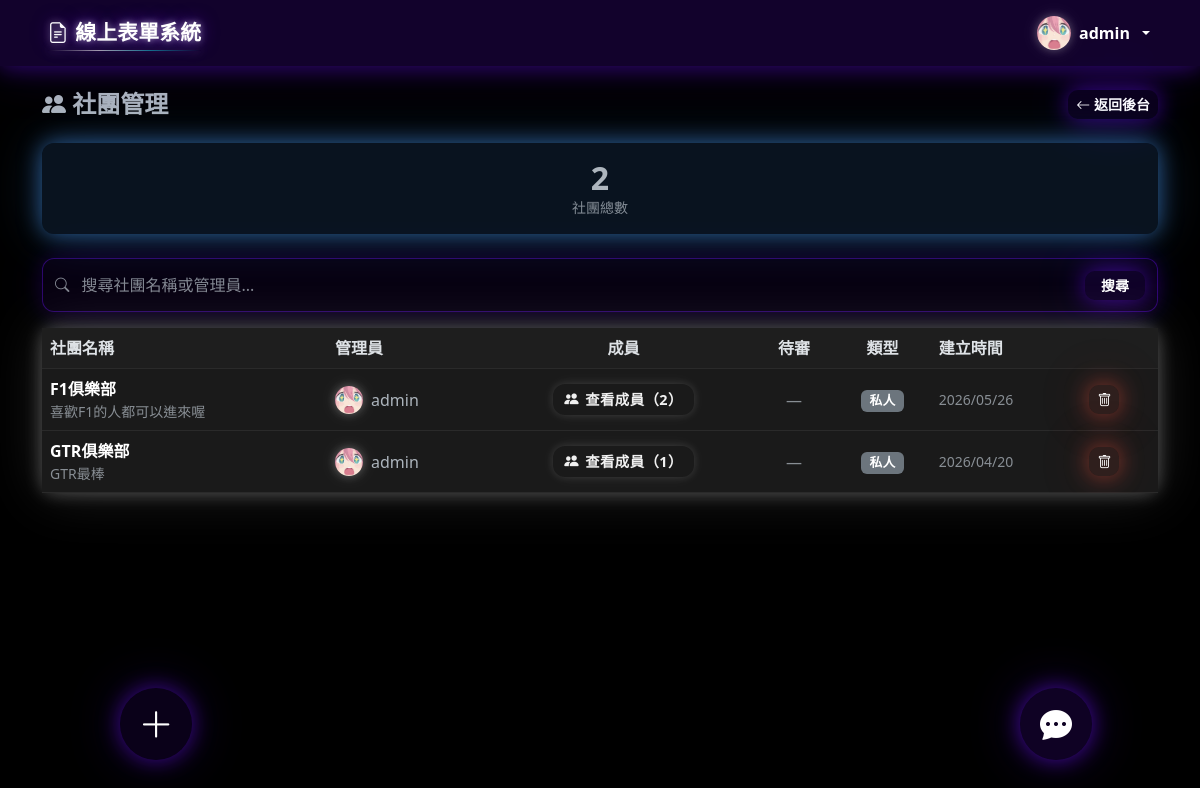
The app's page /admin/clubs.php (signed in) with its own data.
### tables this page shows
CREATE TABLE `users` (
  `id` int(11) NOT NULL AUTO_INCREMENT,
  `username` varchar(50) NOT NULL,
  `password` varchar(255) NOT NULL,
  `email` varchar(100) NOT NULL,
  `role` enum('admin','member') DEFAULT 'member',
  `group_id` int(11) DEFAULT NULL,
  `avatar` varchar(255) DEFAULT NULL,
  `profile_bg` varchar(255) DEFAULT NULL,
  `created_at` timestamp NOT NULL DEFAULT current_timestamp(),
  `bio` text DEFAULT NULL,
  `profile_bg_ratio` tinyint(4) NOT NULL DEFAULT 7,
  PRIMARY KEY (`id`),
  UNIQUE KEY `username` (`username`),
  UNIQUE KEY `email` (`email`),
  KEY `group_id` (`group_id`),
  CONSTRAINT `users_ibfk_1` FOREIGN KEY (`group_id`) REFERENCES `groups` (`id`) ON DELETE SET NULL
);

CREATE TABLE `clubs` (
  `id` int(11) NOT NULL AUTO_INCREMENT,
  `name` varchar(100) NOT NULL,
  `description` text DEFAULT NULL,
  `cover_image` varchar(255) DEFAULT NULL,
  `owner_id` int(11) NOT NULL,
  `is_public` tinyint(1) DEFAULT 1,
  `created_at` timestamp NOT NULL DEFAULT current_timestamp(),
  PRIMARY KEY (`id`)
);

### admin/clubs.php (the view, shortened to what this page needs)
<?php
require_once '../config/session.php';
require_once '../config/db.php';
require_once '../config/_admin_search.php';
$q = trim($_GET['q'] ?? '');
$like = '%' . $q . '%';
$stmt = mysqli_prepare($conn, "
    SELECT c.id, c.name, c.description, c.is_public, c.created_at, c.cover_image,
           u.username AS owner_name, u.avatar AS owner_avatar, u.id AS owner_id,
           (SELECT COUNT(*) FROM club_members cm WHERE cm.club_id = c.id AND cm.status = 'active') AS member_count,
           (SELECT COUNT(*) FROM club_members cm WHERE cm.club_id = c.id AND cm.status = 'pending') AS pending_count
    FROM clubs c
    JOIN users u ON c.owner_id = u.id
    WHERE c.name LIKE ? OR u.username LIKE ?
    ORDER BY c.created_at DESC
");
mysqli_stmt_bind_param($stmt, 'ss', $like, $like);
mysqli_stmt_execute($stmt);
$clubs = mysqli_stmt_get_result($stmt);
$total = mysqli_num_rows($clubs);
require_once '../config/header.php';
?>
<div class="d-flex align-items-center justify-content-between mb-4">
    <h4 class="fw-bold mb-0"><i class="bi bi-people-fill"></i> 社團管理</h4>
    <a href="<?= REL_BASE ?>admin/dashboard.php" class="btn btn-glow-primary btn-sm"><i class="bi bi-arrow-left"></i> 返回後台</a>
</div>
<div class="card mb-4 border-0 admin-stat-card stat-blue">
    <div class="card-body py-3 text-center">
        <h2 class="fw-bold mb-0"><?= $total ?></h2>
        <p class="mb-0 text-muted small">社團總數</p>
    </div>
</div>
<div class="card">
    <div class="table-responsive">
        <table class="table table-hover align-middle mb-0">
            <thead>
                <tr>
                    <th>社團名稱</th>
                    <th>管理員</th>
                    <th class="text-center">成員</th>
                    <th class="text-center">待審</th>
                    <th class="text-center">類型</th>
                    <th>建立時間</th>
                    <th></th>
                </tr>
            </thead>
            <tbody>
            <?php while ($club = mysqli_fetch_assoc($clubs)): ?>
                <tr data-admin-search="<?= htmlspecialchars(mb_strtolower($club['name'] . ' ' . $club['owner_name'])) ?>">
                    <td>
                        <a href="<?= REL_BASE ?>club.php?id=<?= $club['id'] ?>" target="_blank" class="fw-semibold text-decoration-none link-body-emphasis admin-search-target">
                            <?= adminSearchHighlight($club['name'], $q) ?>
                        </a>
                        <?php if ($club['description']): ?>
                        <div class="text-muted small"><?= htmlspecialchars(mb_substr($club['description'], 0, 40)) ?><?= mb_strlen($club['description']) > 40 ? '...' : '' ?></div>
                        <?php endif; ?>
                    </td>
                    <td>
                        <div class="d-flex align-items-center gap-2">
                            <?= renderAvatarDropdown($club['owner_name'], $club['owner_avatar'] ?? null, $club['owner_id'], 28, $_SESSION['user_id']) ?>
                            <span class="admin-search-target"><?= adminSearchHighlight($club['owner_name'], $q) ?></span>
                        </div>
                    </td>
                    <td class="text-center">
                        <div class="d-flex justify-content-center">
                            <button class="btn btn-glow-dark btn-sm btn-view-members" data-id="<?= $club['id'] ?>" data-count="<?= $club['member_count'] ?>" style="font-size:0.9rem;padding:0.28rem 0.7rem;">
                                <i class="bi bi-people-fill"></i> 查看成員（<?= $club['member_count'] ?>）
                            </button>
                        </div>
                    </td>
                    <td class="text-center">
                        <?php if ($club['pending_count'] > 0): ?>
                            <span class="badge bg-warning text-dark"><?= $club['pending_count'] ?></span>
                        <?php else: ?>
                            <span class="text-muted">—</span>
                        <?php endif; ?>
                    </td>
                    <td class="text-center">
                        <?php if ($club['is_public']): ?>
                            <span class="badge bg-success">公開</span>
                        <?php else: ?>
                            <span class="badge bg-secondary">私人</span>
                        <?php endif; ?>
                    </td>
                    <td class="small text-muted"><?= date('Y/m/d', strtotime($club['created_at'])) ?></td>
                    <td>
                        <form method="post" onsubmit="return confirm('確定刪除社團「<?= htmlspecialchars($club['name'], ENT_QUOTES) ?>」？此操作無法復原。')">
                            <button class="btn btn-glow-red btn-sm"><i class="bi bi-trash"></i></button>
                        </form>
                    </td>
                </tr>
            <?php endwhile; ?>
            </tbody>
        </table>
    </div>
</div>
<?php require_once '../config/footer.php'; ?>

### config/header.php (shortened to what this page needs)
<?php
require_once __DIR__ . '/session.php';
?>
<!DOCTYPE html>
<html lang="zh-TW" id="html-root">
<head>
    <link rel="stylesheet" href="https://cdn.jsdelivr.net/npm/bootstrap@5.3.0/dist/css/bootstrap.min.css">
    <link rel="stylesheet" href="https://cdn.jsdelivr.net/npm/bootstrap-icons@1.10.5/font/bootstrap-icons.css">
    <link rel="stylesheet" href="<?= REL_BASE ?>css/style.css?v=<?= filemtime($_SERVER['DOCUMENT_ROOT'] . APP_BASE . '/css/style.css') ?>">
    <link rel="stylesheet" href="https://cdn.quilljs.com/1.3.7/quill.snow.css">
</head>
<body>
<nav class="navbar navbar-expand-lg navbar-dark bg-primary sticky-top">
    <div class="container">
        <a class="navbar-brand site-brand-neon fw-bold" href="<?= REL_BASE ?>index.php">
            <i class="bi bi-file-earmark-text"></i> 線上表單系統
        </a>
        <div class="collapse navbar-collapse" id="navbarNav">
            <ul class="navbar-nav align-items-center">
                <?php if (isLoggedIn()):
                    $uid = $_SESSION['user_id'];
                    $nav_avatar = null;
                    if (isset($conn)) {
                        $nav_row = mysqli_fetch_assoc(mysqli_query($conn, "SELECT avatar FROM users WHERE id = $uid"));
                        $nav_avatar = $nav_row['avatar'] ?? null;
                    }
                ?>
                <li class="nav-item dropdown">
                    <a class="nav-link dropdown-toggle d-flex align-items-center gap-2 py-2" href="#" data-bs-toggle="dropdown" data-bs-auto-close="outside">
                        <?php if (!empty($nav_avatar)): ?>
                            <img src="<?= htmlspecialchars(assetUrl($nav_avatar)) ?>" class="site-avatar"
                                 style="width:34px;height:34px;border-radius:50%;object-fit:cover;" alt="">
                        <?php endif; ?>
                        <span class="fw-semibold" style="font-size:1rem;"><?= htmlspecialchars($_SESSION['username']) ?></span>
                    </a>
                </li>
                <?php endif; ?>
            </ul>
        </div>
    </div>
</nav>
<div class="container mt-4">

### config/session.php (shortened to what this page needs)
<?php
function isLoggedIn() {
    return isset($_SESSION['user_id']);
}
function assetUrl($path) {
    if (strpos($path, '/uploads/') === 0) {
        return APP_BASE . $path;
    }
    return $path;
}
function renderAvatar($username, $avatar = null, $size = 36) {
    $s = "width:{$size}px;height:{$size}px;border-radius:50%;flex-shrink:0;";
    if (!empty($avatar)) {
        return '<img src="' . htmlspecialchars(assetUrl($avatar)) . '" class="site-avatar" style="' . $s . 'object-fit:cover;" alt="">';
    }
    $fs = round($size * 0.44);
    $initial = htmlspecialchars(mb_strtoupper(mb_substr($username, 0, 1)));
    return '<span class="site-avatar" style="' . $s . 'background:var(--bs-primary,#0d6efd);color:var(--bs-primary-text,#fff);display:inline-flex;align-items:center;justify-content:center;font-weight:700;font-size:' . $fs . 'px;">' . $initial . '</span>';
}
function renderAvatarDropdown($username, $avatar, $uid, $size = 36, $cur_uid = 0) {
    $avatar_html = renderAvatar($username, $avatar, $size);
    $uid_int     = intval($uid);
    $show_chat   = ($cur_uid && intval($cur_uid) !== $uid_int) ? 1 : 0;
    $uattr       = htmlspecialchars($username, ENT_QUOTES);
    $aattr = htmlspecialchars(assetUrl($avatar ?? ''), ENT_QUOTES);
    return '<span class="avd-wrap" data-uid="' . $uid_int . '" data-uname="' . $uattr . '" data-avatar="' . $aattr . '" data-chat="' . $show_chat . '">'
         . $avatar_html
         . '</span>';
}

### config/_card_anim.php (style rules this page uses)
.card { transition: transform 0.28s ease, box-shadow 0.28s ease; will-change: transform; }

### records on screen
users: avatar (picture)
clubs: name "F1俱樂部", description "喜歡F1的人都可以進來喔", owner.avatar (picture), owner.username "admin", member_count "2", is_public "私人", created_at "2026/05/26"
clubs: name "GTR俱樂部", description "GTR最棒", owner.avatar (picture), owner.username "admin", member_count "1", is_public "私人", created_at "2026/04/20"

### other values on screen
$_SESSION['username'] "admin"
$total "2"
